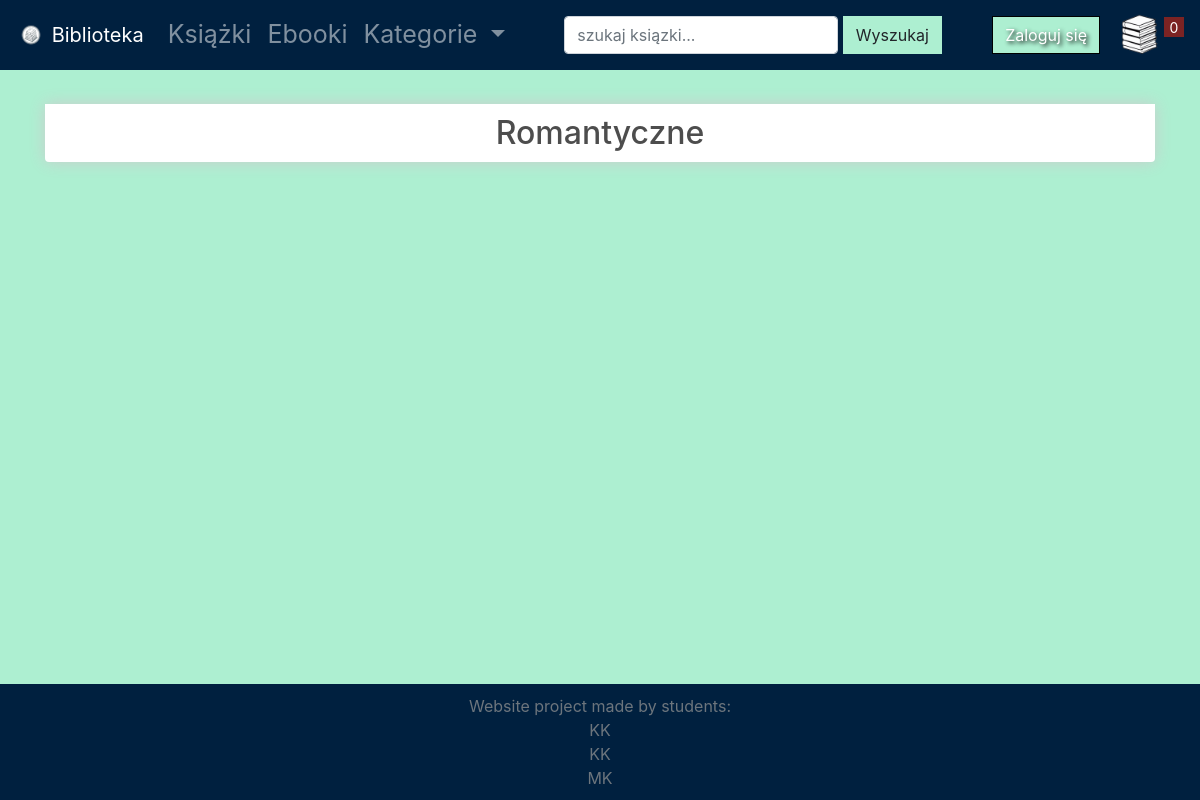
Page /categorie_romance/ on the earlier database version.
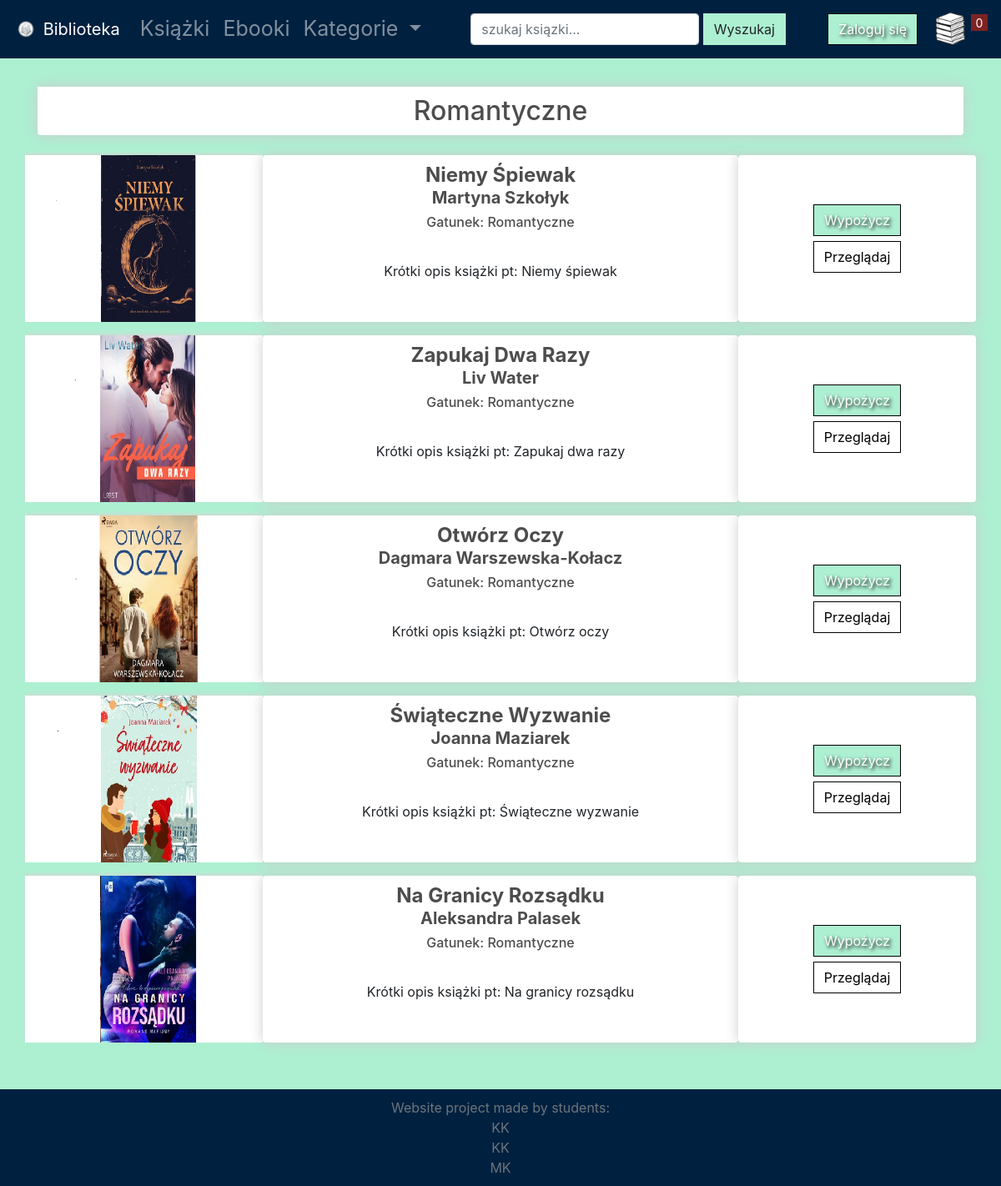
Same page on the later database version.
### bookstore/models.py (models this page shows, shortened)
class Product(models.Model):
    name = models.CharField(max_length=100, null=True)
    digital = models.BooleanField(default=False, null=True, blank=False)  #czy jest nie fizyczny
    genre = models.CharField(max_length=100, null=True) #gatunek ksiązki
    author = models.CharField(max_length=100, null=True)
    isbn = models.CharField(max_length=17, null=True, blank=True, unique=True)
    image = models.ImageField(null=True, blank=True)
    @property #dekorator pozwalający dotrzeć do tego jako atrybut a nie metoda
    def imageURL(self):
        try:
            url = self.image.url
        except:
            url=''
        return url

### bookstore/views.py (the view)
# urls.py: path('categorie_romance/', views.categorieRomance, name='categorie_romance'),
def categorieRomance(request):
     products = Product.objects.all()
     if request.user.is_authenticated:
          customer = request.user.customer
          order, created = Order.objects.get_or_create(customer=customer, complete=False)
          items = order.orderitem_set.all()
     else:
          items = []
          order = {'get_cart_items':0, }
     context = {'products':products, 'items': items, 'order':order}
     return render(request,'store/categorieRomance.html',context)

### bookstore/templates/store/categorieRomance.html (shortened to what this page needs)
{% extends 'store/main.html' %}
{% load static %}
{% block content %}
<h2 class="text-center mt-4 mb-4 box-element product">Romantyczne</h2>
<div class="row align-items-stretch">
    {% for product in products %}
        {% if product.genre == 'Romantyczne' %}
            <div class="mb-3 w-100">
                <div class="row no-gutters">
                    <div class="col-3">
                        <img class="thumbnail img-fluid mx-auto d-block" src="{{ product.imageURL }}" alt="Tu powinna być okładka" style="height: 200px;">
                    </div>
                    <div class="col-6">
                        <div class="box-element text-center product-description" style="height: 200px; display: flex; flex-direction: column; justify-content: flex-start; align-items: center;">
                            <h4 class="mb-0"><strong>{{ product.name|title }}</strong></h4>
                            <h5><strong>{{ product.author }}</strong></h5>
                            <h6 class="mb-1">Gatunek: {{ product.genre }}</h6>
                            <p>Krótki opis książki pt: {{ product.name|slice:"0:1"|upper }}{{ product.name|slice:"1:"|lower }}</p>
                        </div>
                    </div>
                    <div class="col-3">
                        <div class="box-element text-center product-description" style="height: 200px; display: flex; flex-direction: column; justify-content: center;">
                            <button class="btn btn-outline-secondary add-btn btn-custom-color2 mb-2 mx-auto">Wypożycz</button>
                            <button class="btn btn-custom-color3 mx-auto" href="#">Przeglądaj</button>
                        </div>
                    </div>
                </div>
            </div>
        {% endif %}
    {% endfor %}
</div>
{% endblock content %}

Differences in the rows shown:
added Product: imageURL (picture), name "Niemy Śpiewak", author "Martyna Szkołyk", genre "Romantyczne", name "N", name "iemy śpiewak"
added Product: imageURL (picture), name "Zapukaj Dwa Razy", author "Liv Water", genre "Romantyczne", name "Z", name "apukaj dwa razy"
added Product: imageURL (picture), name "Otwórz Oczy", author "Dagmara Warszewska-Kołacz", genre "Romantyczne", name "O", name "twórz oczy"
added Product: imageURL (picture), name "Świąteczne Wyzwanie", author "Joanna Maziarek", genre "Romantyczne", name "Ś", name "wiąteczne wyzwanie"
added Product: imageURL (picture), name "Na Granicy Rozsądku", author "Aleksandra Palasek", genre "Romantyczne", name "N", name "a granicy rozsądku"
